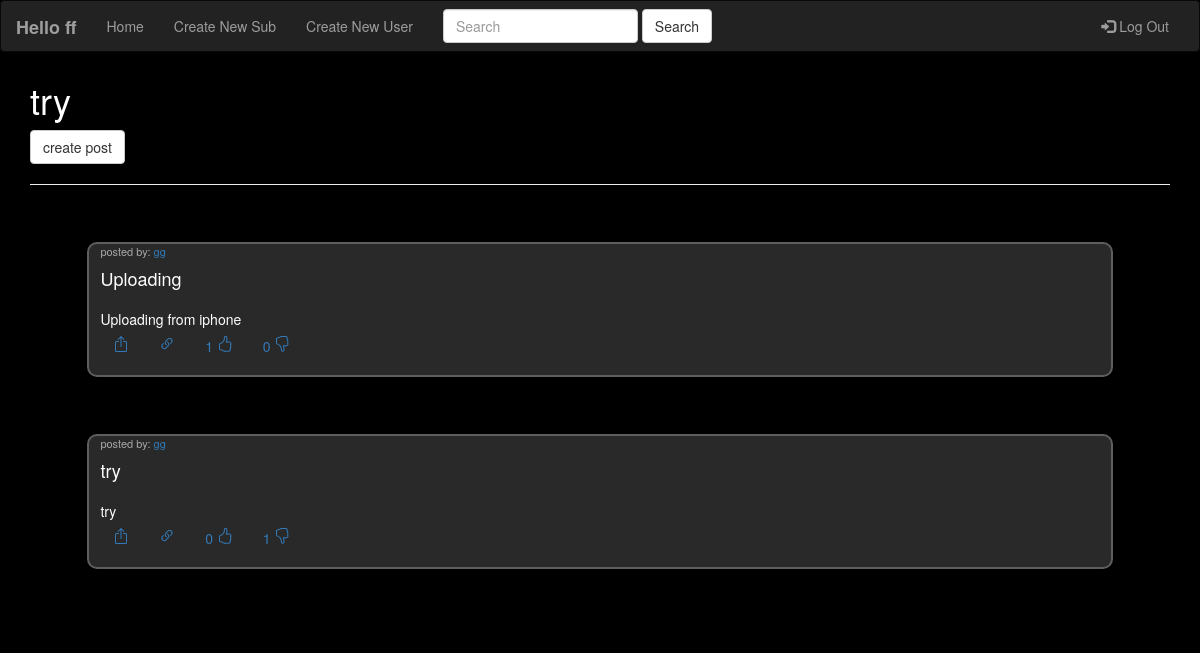
The page /sub/try (signed in) on the database its author committed.
### tables this page shows
CREATE TABLE Subs (	Name text NOT NULL PRIMARY KEY,	Type text,	Creator text NOT NULL);

CREATE TABLE Posts (	PostId INTEGER NOT NULL PRIMARY KEY,	PostHead TEXT NOT NULL,	PostBody TEXT,	Poster TEXT NOT NULL,	Sub TEXT NOT NULL,	Likes INTEGER NOT NULL,	Dislikes INTEGER NOT NULL, LikedBy TEXT, DisLikedBy TEXT);

### main.py (the view)
@app.route("/sub/<string:subName>")
def subRoute(subName):
    isloggedin = checkIfLoggedIn(session)
    if isloggedin:
        isloggedin = session["loggedin"]
    else:
        isloggedin = False
    conn = sqlite3.connect("db/forum.db")
    cursor = conn.execute(f"SELECT Name FROM Subs WHERE Name = '{subName}'")
    conn.commit()
    names = list(map(lambda x: x[0], cursor.fetchall()))
    cursor = conn.execute(f"SELECT * FROM Posts WHERE Sub = '{subName}'")
    conn.commit()
    posts = list(cursor.fetchall())
    print(posts)
    if len(names) == 1:
        return render_template("subPage.html", isloggedin=isloggedin, subName=names[0], posts=posts)
    else:
        return redirect("/errorPage/sub-not-exist")

### main.py (called while the page is built)
def checkLoggin(username, password):
    conn = sqlite3.connect("db/forum.db")
    cursor = conn.execute("SELECT * FROM Users")
    for i in cursor:
        if username == i[1] and password == i[2]:
            return True
    return False

def checkIfLoggedIn(s):
    isloggedin = "loggedin" in s.keys()
    if isloggedin:
        isloggedin = s["loggedin"]
        if isloggedin:
            try:
                isloggedin = checkLoggin(s["username"], s["password"])
            except:
                isloggedin = False
    else:
        isloggedin = False
    return isloggedin

### templates/subPage.html (shortened to what this page needs)
{% extends "base.html" %}
{% block body %}
    <div class="container">
        <h1>{{ subName }}</h1>
        {% if isloggedin %}
        <button type="button" data-toggle="modal" data-target="#exampleModal" class="btn btn-default">create post</button>
        {% endif %}
        <hr>
        {% for i in posts %}
        <div class="post">
            <div class="header" onclick="window.location.href = '/sub/{{ i[4] }}/{{ i[0] }}'">
                <div class="op">
                    posted by: <a href="/user/{{ i[3] }}">{{ i[3] }}</a>
                </div>
                <h4>{{ i[1] }}</h4>
            </div>
            <div onclick="window.location.href = '/sub/{{ i[4] }}/{{ i[0] }}'">
                {{ i[2] }}
            </div>
            <div class="options">
                <button class="btn btn-link" onclick="share('/sub/{{ i[4] }}/{{ i[0] }}')">
                </button>
                <button class="btn btn-link" onclick="copy('/sub/{{ i[4] }}/{{ i[0] }}')">
                </button>
                {% if isloggedin %}
                <button class="btn btn-link" onclick="like('{{ i[0] }}')">
                    {{ i[5] }}
                </button>
                <button class="btn btn-link" onclick="dislike('{{ i[0] }}')">
                    {{ i[6] }}
                </button>
                {% endif %}
            </div>
        </div>
        {% endfor %}
    </div>
{% endblock %}

### templates/base.html (style rules this page uses)
body { background-color: #000; color: white; -webkit-top-highlight-color: transparent; padding-top: 60px; }

### templates/subPage.html (style rules this page uses)
.post { border-style: solid; border-width: 2px; border-radius: 10px; border-color: rgb(94, 94, 94); background-color: rgb(41, 41, 41); padding-left: 1%; padding-bottom: 1%; margin: 5%; }
.header { margin-top: 0%; margin-bottom: 2%; }
.op { font-size: 11px; color: rgb(167, 167, 167); }

### rows shown on the page
Subs: Name "try"
Posts: Poster "gg", PostHead "Uploading", PostBody "Uploading from iphone", Likes "1", Dislikes "0"
Posts: Poster "gg", PostHead "try", PostBody "try", Likes "0", Dislikes "1"

### other values the page prints
{{ session["username"] }} "ff"
